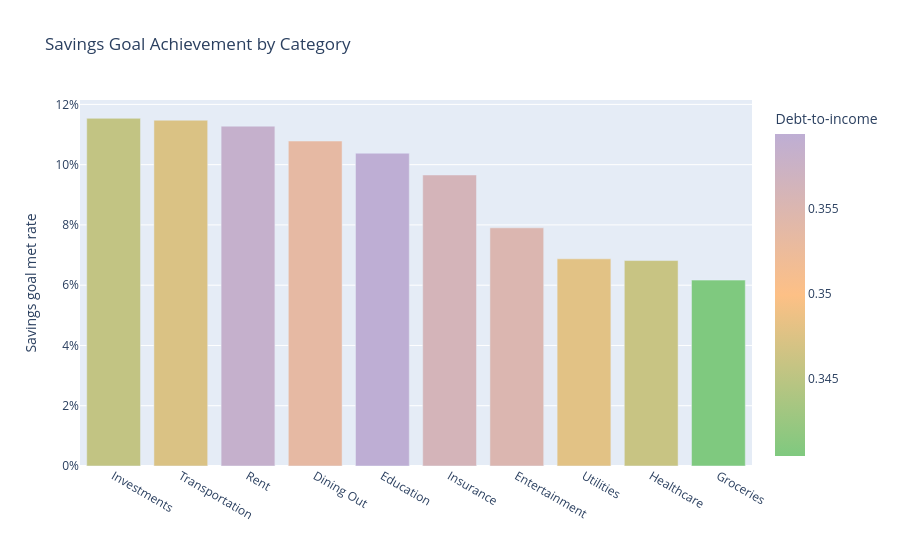

Notebook source saved alongside this figure:
### Code cell
fig = px.bar(
    category_summary.sort_values("goal_met_rate", ascending=False),
    x="category",
    y="goal_met_rate",
    color="avg_debt_to_income",
    color_continuous_scale=["#7fc97f", "#fdc086", "#beaed4"],
    labels={
        "category": "",
        "goal_met_rate": "Savings goal met rate",
        "avg_debt_to_income": "Debt-to-income",
    },
    title="Savings Goal Achievement by Category"
)
fig.update_yaxes(tickformat=".0%")
fig.show()

### Figure 1 — Plotly figure (JSON) as saved in the notebook; plotly's stock layout.template omitted (floating-point values rounded to 4 significant figures)
{"data": [{"hovertemplate": "=%{x}<br>Savings goal met rate=%{y}<br>Debt-to-income=%{marker.color}<extra></extra>", "legendgroup": "", "marker": {"color": [0.3455, 0.3473, 0.3584, 0.3534, 0.3594, 0.3562, 0.355, 0.3479, 0.3459, 0.3404], "coloraxis": "coloraxis", "pattern": {"shape": ""}}, "name": "", "orientation": "v", "showlegend": false, "textposition": "auto", "type": "bar", "x": ["Investments", "Transportation", "Rent", "Dining Out", "Education", "Insurance", "Entertainment", "Utilities", "Healthcare", "Groceries"], "xaxis": "x", "y": [0.1154, 0.1148, 0.1128, 0.1078, 0.1038, 0.09657, 0.07904, 0.06875, 0.06818, 0.06169], "yaxis": "y"}], "layout": {"barmode": "relative", "coloraxis": {"colorbar": {"title": {"text": "Debt-to-income"}}, "colorscale": [[0.0, "#7fc97f"], [0.5, "#fdc086"], [1.0, "#beaed4"]]}, "legend": {"tracegroupgap": 0}, "title": {"text": "Savings Goal Achievement by Category"}, "xaxis": {"anchor": "y", "domain": [0.0, 1.0], "title": {"text": ""}}, "yaxis": {"anchor": "x", "domain": [0.0, 1.0], "tickformat": ".0%", "title": {"text": "Savings goal met rate"}}}}
